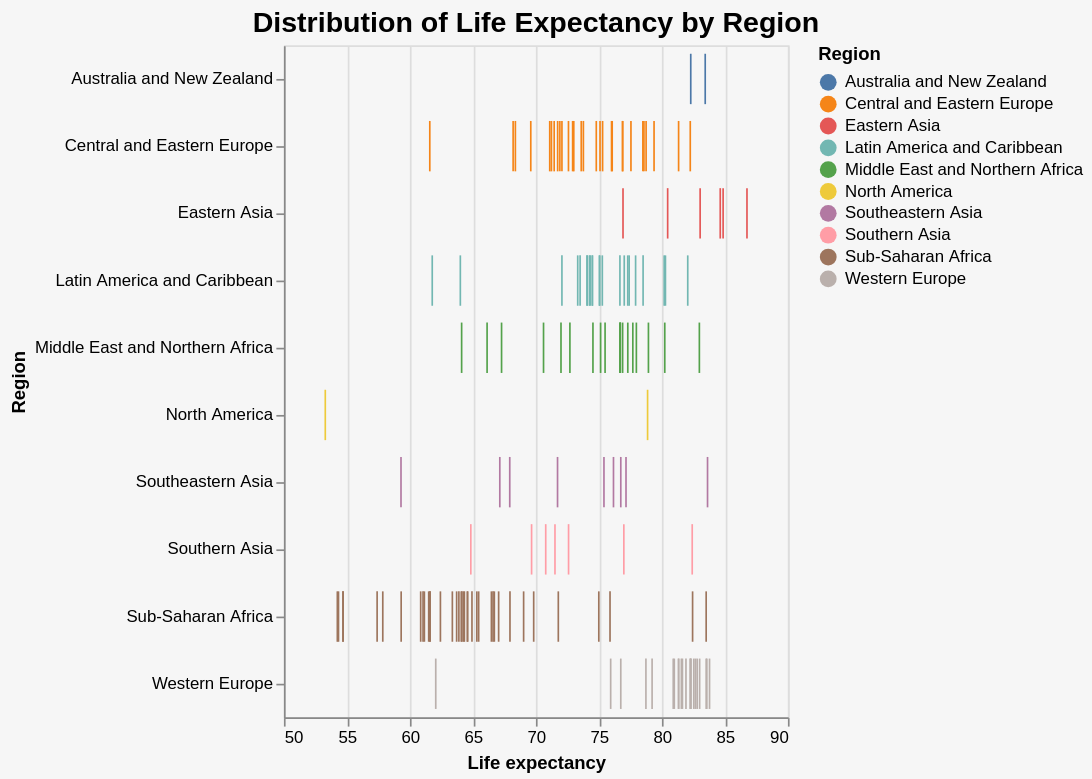

Express this chart as Vega-Lite.
### Vega-Lite specification from a JSON file in a GitHub repository (floating-point values rounded to 4 significant figures; data arrays with more than 128 entries replaced by an {"elided": "..."} marker saying what was removed)
{"$schema": "https://vega.github.io/schema/vega-lite/v4.json", "title": {"text": "Distribution of Life Expectancy by Region", "fontSize": 17, "fontWeight": 600}, "width": "container", "height": 400, "data": {"values": {"elided": "157 records"}}, "selection": {"region_highlight": {"type": "multi", "fields": ["Region"], "bind": "legend"}}, "mark": {"type": "tick", "tooltip": true}, "encoding": {"x": {"field": "Life expectancy", "type": "quantitative", "scale": {"zero": false}}, "y": {"field": "Region", "type": "ordinal"}, "color": {"field": "Region", "type": "nominal"}, "opacity": {"condition": {"selection": "region_highlight", "value": 1}, "value": 0.2}, "tooltip": [{"field": "Country", "type": "nominal"}, {"field": "Region", "type": "nominal"}, {"field": "Life expectancy", "type": "quantitative", "format": ","}]}, "background": "#F6F6F6", "config": {}}
